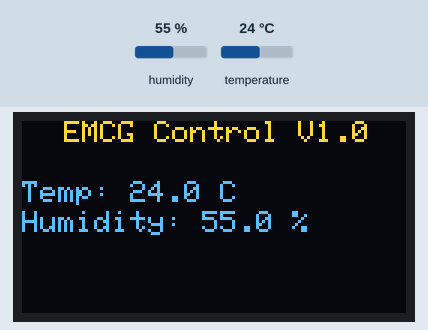
This sketch was run on a simulated Arduino Uno, built with avr-gcc and run on an emulated ATmega328P. Parts: 128×64 one-colour display. Inputs (shaded band) come from the test bench; at power-on: humidity 55 %, temperature 24 °C. The OLED is the two-colour kind (top 16 rows yellow).

Above: at 1.2 s.
1.3 s: humidity set to 22 %
At 2.9 s:
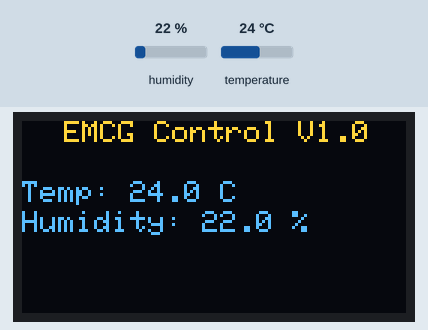
4.2 s: temperature set to 12 °C
At 5.6 s:
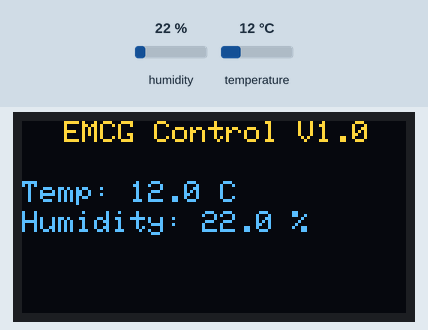
7.1 s: humidity set to 40 %
At 9.8 s:
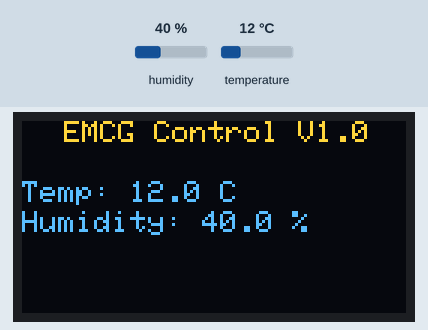
10.1 s: temperature set to 19 °C
Timing chart, 0 to 13.1 s (numbered marks = the images above; inputs shaded):
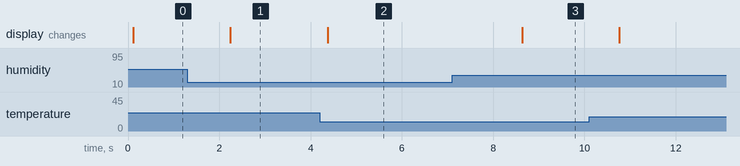

Measured:
- after the input at 1.3 s, the display: changes after 0.94 s (image 1)
- after the input at 4.2 s, the display: changes after 0.17 s (image 2)
- after the input at 7.1 s, the display: changes after 1.5 s (image 3)

The sketch:

oledInterfaceExample1.ino
```cpp
/*Simple example of using data from DHT11 (Temperature and Humidity Sensor)
to display on OLED screen with I2C interface*/


#include <Wire.h>
#include <Adafruit_GFX.h>
#include <Adafruit_SSD1306.h>
#include <DHT.h>

#define SCREEN_WIDTH 128
#define SCREEN_HEIGHT 64
#define DHTPIN 8     // What digital pin the sensor is connected to
#define DHTTYPE DHT11   // DHT 11

DHT dht(DHTPIN, DHTTYPE);

Adafruit_SSD1306 display(SCREEN_WIDTH, SCREEN_HEIGHT, &Wire, -1);


void setup() {
  //7bit address 0x3C, 8bit address 0x78
  display.begin(SSD1306_SWITCHCAPVCC, 0x3C);
  display.clearDisplay();
  display.setTextSize(1);
  display.setTextColor(WHITE);
  display.setCursor(14, 0);
  display.println("EMCG Control V1.0");
  display.display();

  Serial.begin(9600);
  dht.begin();
}

void loop() {
  //test for data reading and display for later EMCG software display
  //Will include Voltage, charging status, coil failure status, etc

  float humidity = dht.readHumidity();
  float temperature = dht.readTemperature();   // Celsius

  // check for failure
  if (isnan(humidity) || isnan(temperature)) {
    display.clearDisplay();
    display.setCursor(0, 0);
    display.println("DHT Read Error!");
    display.display();
    delay(2000);
    return;
  }


  //clear old pixels before drawing new data, or the number are gonna overlap
  display.clearDisplay();

  display.setTextSize(1);
  display.setTextColor(WHITE);

  //header display
  display.setCursor(14, 0);
  display.println("EMCG Control V1.0");

  //DHT display
  display.setCursor(0, 20);
  display.print("Temp: ");
  display.print(temperature, 1);  // 1 decimal place
  display.println(" C");

  display.setCursor(0, 30);
  display.print("Humidity: ");
  display.print(humidity, 1);    // 1 decimal place
  display.println(" %");

  display.display();

  delay(100);
}
```
